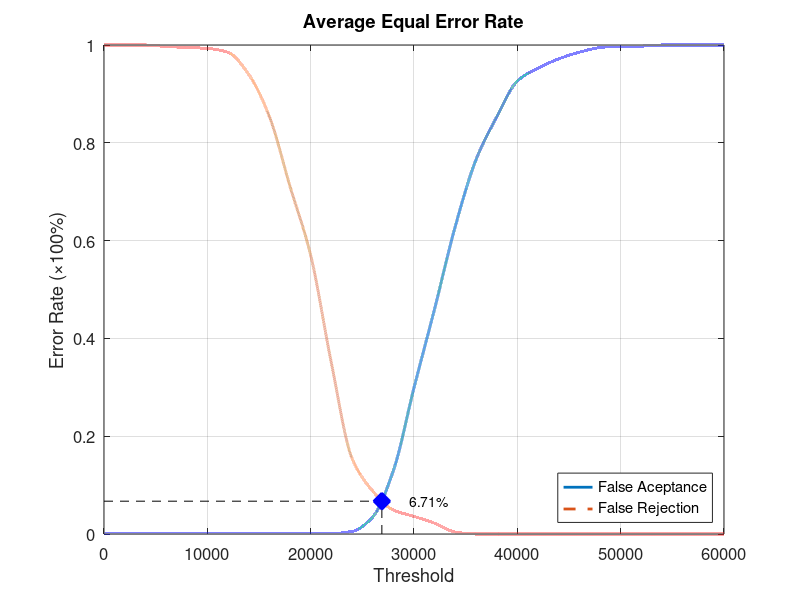
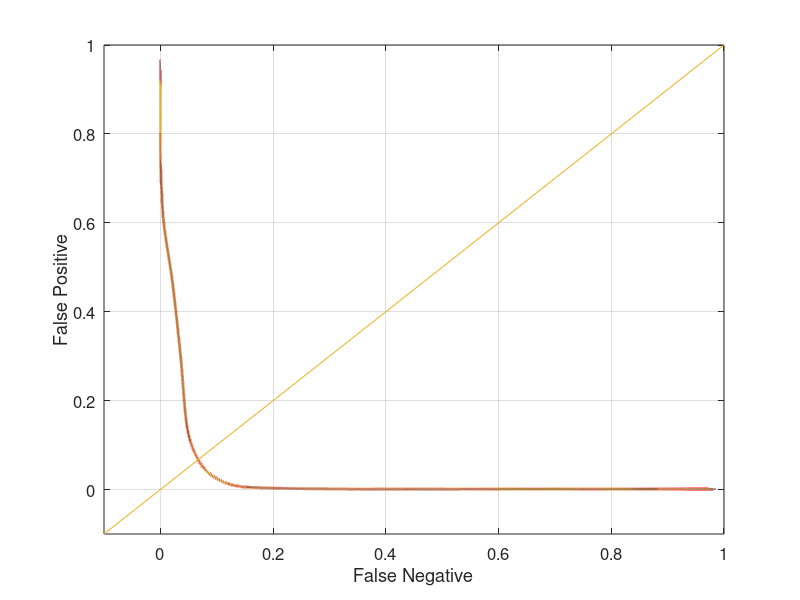

The MATLAB source for these figures, in order:
function yEER = Database4Average
close all;
clear;
clc;
x = 0:2000:60000;
xq = 0:0.5:60000;

y0 = [0 0.00105263 0.00105263 0.00105263 0.00105263 0.00105263 0.00105263 0.00105263 0.00105263 0.00105263 0.00105263 0.00105263 0.00526316 0.0347368 0.129474 0.298947 0.461053 0.629474 0.765263 0.852632 0.926316 0.952632 0.971579 0.985263 0.994737 0.997895 0.997895 1 1 1 1];
yy0 = interp1(x, y0, xq, 'pchip');
y1 = [1 1 1 0.997 0.995 0.993 0.985 0.94 0.854 0.711 0.57 0.35 0.155 0.088 0.049 0.036 0.022 0.004 0 0 0 0 0 0 0 0 0 0 0 0 0];
yy1 = interp1(x, y1, xq, 'pchip');

% Calculating EER: 
y2 = abs(y0 - y1);
find(y2 == min(y2))
yy2 = abs(yy0 - yy1);
xEER = find(yy2 == min(yy2));
xEERIndex = xq(xEER) % X-axis EER
yEER = yy0(xEER) % Y-axis EER

main = figure
plot(xq, yy0,'-','LineWidth', 2);	hold on
plot(xq, yy1,'--','LineWidth', 2);	hold on
plot([xEERIndex xEERIndex], [0 yEER], 'k--');	hold on
plot([0 xEERIndex], [yEER yEER], 'k--');	hold on
plot(xEERIndex, yEER, 'bx', 'LineWidth', 10);	hold on
text(xEERIndex + 10 * xEERIndex / 100, yEER, [num2str(round((10000 * yEER)) / 100) '%'])
legend('False Aceptance', 'False Rejection', 'Location', 'SouthEast')
xlabel('Threshold')
ylabel('Error Rate (\times100%)')
title('Average Equal Error Rate')
set(gca, 'FontSize', 12)
axis([0 60000 0 1])
grid on

print(main, 'Database4AverageMain', '-dpng');
FNRxFPR = figure('Color', [1 1 1]);
plot(yy1, yy0, '-', yy1, yy0, 'LineWidth', 2);
hold on
y = -0.1:0.1:1
plot(y, y); 
set(gca, 'FontSize', 12)
xlabel('False Negative')
ylabel('False Positive')
axis([-0.1 1 -0.1 1])
set(gca, 'FontSize', 12)
grid on

print(FNRxFPR, 'Database4AverageFNRxFPR','-dpng');
end
